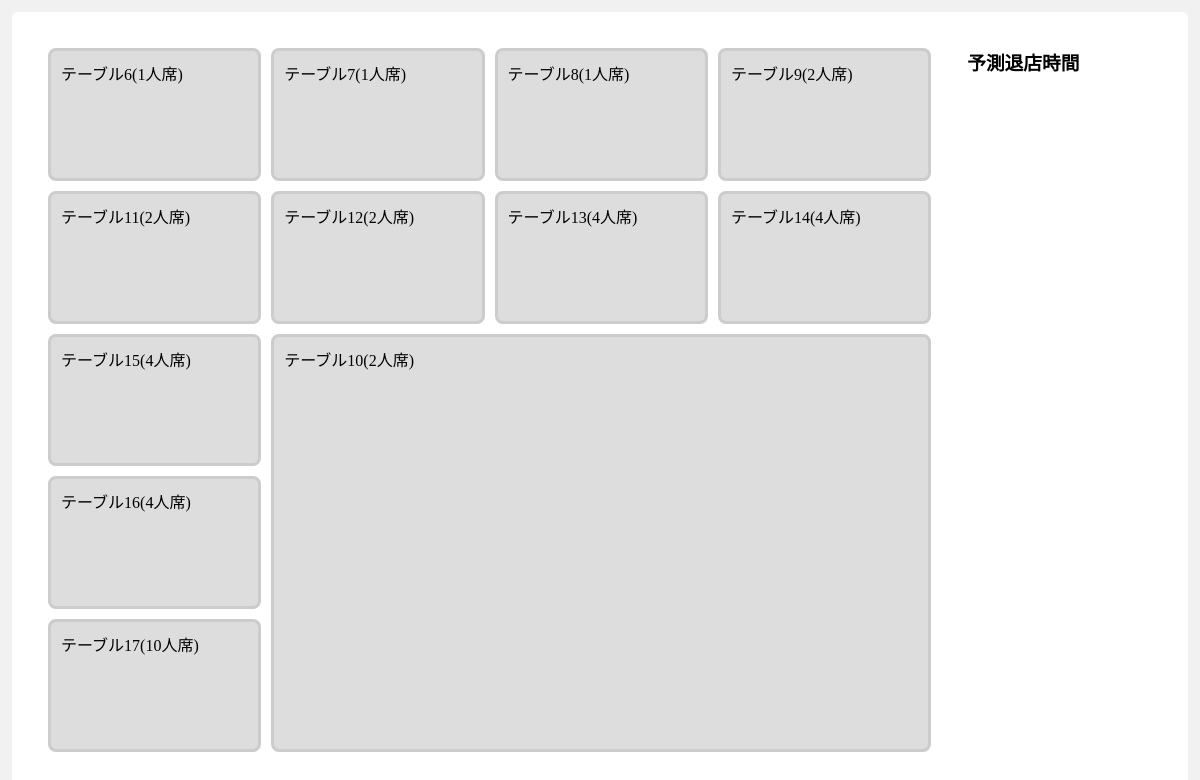
The page /table/table/ on the database as committed earlier.
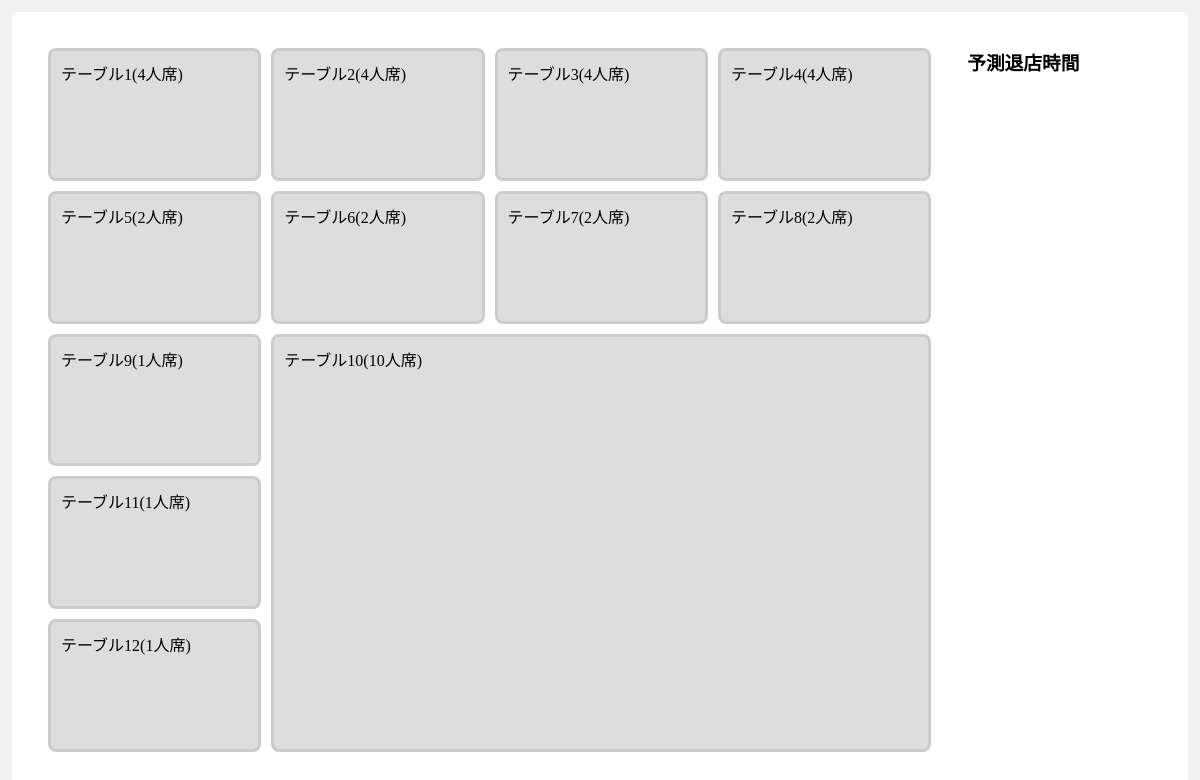
The same page on the database as committed later.
### table/models.py (models this page shows, shortened)
class Table(models.Model):
    id = models.AutoField(primary_key=True)
    max_seats = models.IntegerField(
        max_length=2,
        unique=False,
        verbose_name=_("max_seats")
        )
    status = models.CharField(
        max_length=50,
        unique=False,
        verbose_name=_("status")
        )
    class Meta:
        db_table = 'table'

### table/views.py (the view)
# urls.py: path('table/', TableView.as_view(), name="table"),
class TableView(TemplateView):
    template_name = 'table/layout.html'
    def get_context_data(self, **kwargs):
        context = super().get_context_data(**kwargs)
        context['tables'] = Table.objects.all()
        context['users'] = Customer.objects.all().filter(check_out_time__isnull=True)
        return context

### templates/table/layout.html (shortened to what this page needs)
{% extends "base.html" %}
{% load static %}
{% block content %}
<div class="layout-wrap">
    <div class="layout-container">
        <div class="container">
                {% for table in tables %}
                    <div class="item {% if table.status == 'x' %}fill{% endif %} {% if table.id == 10 %}box-big{% endif %}" data-table-id="{{ table.id }}">
                        テーブル{{ table.id }}({{ table.max_seats }}人席)
                    </div>
                {% endfor %}
        </div>
        <div class="predict-container">
            <h3>予測退店時間</h3>
        </div>
    </div>
</div>
{% endblock  %}

Rows that differ between the two databases and show on the page:
removed Table: id "13", max_seats "4"
removed Table: id "14", max_seats "4"
removed Table: id "15", max_seats "4"
removed Table: id "16", max_seats "4"
removed Table: id "17", max_seats "10"
added Table: id "1", max_seats "4"
added Table: id "2", max_seats "4"
added Table: id "3", max_seats "4"
added Table: id "4", max_seats "4"
added Table: id "5", max_seats "2"
changed Table id 6: max_seats "1" → "2"
changed Table id 7: max_seats "1" → "2"
changed Table id 8: max_seats "1" → "2"
changed Table id 9: max_seats "2" → "1"
changed Table id 10: max_seats "2" → "10"
changed Table id 11: max_seats "2" → "1"
changed Table id 12: max_seats "2" → "1"
